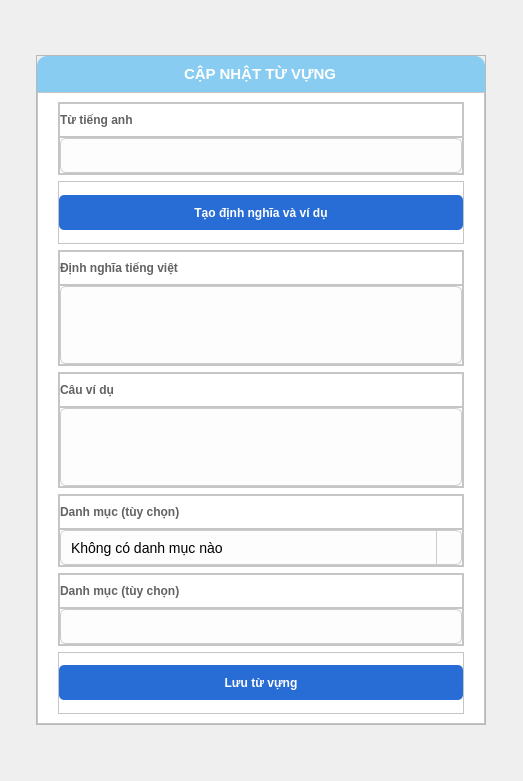
<?xml version="1.0" encoding="UTF-8"?>
<ui version="4.0">
 <class>Dialog</class>
 <widget class="QDialog" name="Dialog">
  <property name="geometry">
   <rect>
    <x>0</x>
    <y>0</y>
    <width>523</width>
    <height>781</height>
   </rect>
  </property>
  <property name="windowTitle">
   <string>Dialog</string>
  </property>
  <layout class="QHBoxLayout" name="horizontalLayout">
   <item>
    <widget class="QFrame" name="MainFrame">
     <property name="minimumSize">
      <size>
       <width>450</width>
       <height>350</height>
      </size>
     </property>
     <property name="maximumSize">
      <size>
       <width>450</width>
       <height>670</height>
      </size>
     </property>
     <property name="frameShape">
      <enum>QFrame::StyledPanel</enum>
     </property>
     <property name="frameShadow">
      <enum>QFrame::Raised</enum>
     </property>
     <layout class="QVBoxLayout" name="verticalLayout">
      <property name="spacing">
       <number>0</number>
      </property>
      <property name="leftMargin">
       <number>0</number>
      </property>
      <property name="topMargin">
       <number>0</number>
      </property>
      <property name="rightMargin">
       <number>0</number>
      </property>
      <property name="bottomMargin">
       <number>0</number>
      </property>
      <item>
       <widget class="QFrame" name="frame_2">
        <property name="font">
         <font>
          <pointsize>13</pointsize>
         </font>
        </property>
        <property name="styleSheet">
         <string notr="true">background-color: #88ccf1;
color:#ffffff;
border-top-right-radius:10px;
border-top-left-radius:10px;</string>
        </property>
        <property name="frameShape">
         <enum>QFrame::StyledPanel</enum>
        </property>
        <property name="frameShadow">
         <enum>QFrame::Raised</enum>
        </property>
        <layout class="QHBoxLayout" name="horizontalLayout_2">
         <item alignment="Qt::AlignHCenter">
          <widget class="QLabel" name="label">
           <property name="font">
            <font>
             <pointsize>11</pointsize>
             <weight>75</weight>
             <bold>true</bold>
            </font>
           </property>
           <property name="text">
            <string>CẬP NHẬT TỪ VỰNG</string>
           </property>
          </widget>
         </item>
        </layout>
       </widget>
      </item>
      <item>
       <widget class="QFrame" name="frame_3">
        <property name="sizePolicy">
         <sizepolicy hsizetype="Preferred" vsizetype="Expanding">
          <horstretch>0</horstretch>
          <verstretch>0</verstretch>
         </sizepolicy>
        </property>
        <property name="styleSheet">
         <string notr="true">
background-color: rgb(255, 255, 255);</string>
        </property>
        <property name="frameShape">
         <enum>QFrame::StyledPanel</enum>
        </property>
        <property name="frameShadow">
         <enum>QFrame::Raised</enum>
        </property>
        <layout class="QVBoxLayout" name="verticalLayout_2">
         <property name="leftMargin">
          <number>20</number>
         </property>
         <property name="rightMargin">
          <number>20</number>
         </property>
         <item>
          <widget class="QFrame" name="frame_4">
           <property name="frameShape">
            <enum>QFrame::StyledPanel</enum>
           </property>
           <property name="frameShadow">
            <enum>QFrame::Raised</enum>
           </property>
           <layout class="QVBoxLayout" name="verticalLayout_3">
            <property name="spacing">
             <number>0</number>
            </property>
            <property name="leftMargin">
             <number>0</number>
            </property>
            <property name="topMargin">
             <number>0</number>
            </property>
            <property name="rightMargin">
             <number>0</number>
            </property>
            <property name="bottomMargin">
             <number>0</number>
            </property>
            <item>
             <widget class="QFrame" name="frame_11">
              <property name="frameShape">
               <enum>QFrame::StyledPanel</enum>
              </property>
              <property name="frameShadow">
               <enum>QFrame::Raised</enum>
              </property>
              <layout class="QHBoxLayout" name="horizontalLayout_3">
               <property name="leftMargin">
                <number>0</number>
               </property>
               <item>
                <widget class="QLabel" name="label_2">
                 <property name="font">
                  <font>
                   <pointsize>9</pointsize>
                   <weight>75</weight>
                   <bold>true</bold>
                  </font>
                 </property>
                 <property name="styleSheet">
                  <string notr="true">color: rgb(98, 98, 98);</string>
                 </property>
                 <property name="text">
                  <string>Từ tiếng anh</string>
                 </property>
                </widget>
               </item>
              </layout>
             </widget>
            </item>
            <item>
             <widget class="QFrame" name="frame_12">
              <property name="frameShape">
               <enum>QFrame::StyledPanel</enum>
              </property>
              <property name="frameShadow">
               <enum>QFrame::Raised</enum>
              </property>
              <layout class="QHBoxLayout" name="horizontalLayout_4">
               <property name="leftMargin">
                <number>0</number>
               </property>
               <property name="topMargin">
                <number>0</number>
               </property>
               <property name="rightMargin">
                <number>0</number>
               </property>
               <property name="bottomMargin">
                <number>0</number>
               </property>
               <item>
                <widget class="QLineEdit" name="vocab">
                 <property name="minimumSize">
                  <size>
                   <width>0</width>
                   <height>35</height>
                  </size>
                 </property>
                 <property name="styleSheet">
                  <string notr="true">QLineEdit {
    border: 1px solid #ccc;      
    border-radius: 6px;           
    padding: 6px 10px;             
    background: #fdfdfd;           
    font-size: 14px;
}

QLineEdit:focus {
    border: 1px solid #888;        
    background: #ffffff;           
}</string>
                 </property>
                </widget>
               </item>
              </layout>
             </widget>
            </item>
           </layout>
          </widget>
         </item>
         <item>
          <widget class="QFrame" name="frame_7">
           <property name="frameShape">
            <enum>QFrame::StyledPanel</enum>
           </property>
           <property name="frameShadow">
            <enum>QFrame::Raised</enum>
           </property>
           <layout class="QHBoxLayout" name="horizontalLayout_13">
            <property name="leftMargin">
             <number>0</number>
            </property>
            <property name="rightMargin">
             <number>0</number>
            </property>
            <item>
             <widget class="QPushButton" name="CreateVocabBtn">
              <property name="minimumSize">
               <size>
                <width>0</width>
                <height>35</height>
               </size>
              </property>
              <property name="font">
               <font>
                <pointsize>9</pointsize>
                <weight>75</weight>
                <bold>true</bold>
               </font>
              </property>
              <property name="cursor">
               <cursorShape>PointingHandCursor</cursorShape>
              </property>
              <property name="styleSheet">
               <string notr="true">#CreateVocabBtn{
	color: rgb(255, 255, 255);
	background-color: rgb(40, 109, 213);
	border-radius:5px;
}
#CreateVocabBtn::hover{
		background-color: rgb(11, 75, 135);
}</string>
              </property>
              <property name="text">
               <string>Tạo định nghĩa và ví dụ</string>
              </property>
             </widget>
            </item>
           </layout>
          </widget>
         </item>
         <item>
          <widget class="QFrame" name="frame_10">
           <property name="frameShape">
            <enum>QFrame::StyledPanel</enum>
           </property>
           <property name="frameShadow">
            <enum>QFrame::Raised</enum>
           </property>
           <layout class="QVBoxLayout" name="verticalLayout_4">
            <property name="spacing">
             <number>0</number>
            </property>
            <property name="leftMargin">
             <number>0</number>
            </property>
            <property name="topMargin">
             <number>0</number>
            </property>
            <property name="rightMargin">
             <number>0</number>
            </property>
            <property name="bottomMargin">
             <number>0</number>
            </property>
            <item>
             <widget class="QFrame" name="frame_14">
              <property name="frameShape">
               <enum>QFrame::StyledPanel</enum>
              </property>
              <property name="frameShadow">
               <enum>QFrame::Raised</enum>
              </property>
              <layout class="QHBoxLayout" name="horizontalLayout_5">
               <property name="leftMargin">
                <number>0</number>
               </property>
               <item>
                <widget class="QLabel" name="label_3">
                 <property name="font">
                  <font>
                   <pointsize>9</pointsize>
                   <weight>75</weight>
                   <bold>true</bold>
                  </font>
                 </property>
                 <property name="styleSheet">
                  <string notr="true">color: rgb(98, 98, 98);</string>
                 </property>
                 <property name="text">
                  <string>Định nghĩa tiếng việt</string>
                 </property>
                </widget>
               </item>
              </layout>
             </widget>
            </item>
            <item alignment="Qt::AlignTop">
             <widget class="QFrame" name="frame_13">
              <property name="frameShape">
               <enum>QFrame::StyledPanel</enum>
              </property>
              <property name="frameShadow">
               <enum>QFrame::Raised</enum>
              </property>
              <layout class="QHBoxLayout" name="horizontalLayout_6">
               <property name="spacing">
                <number>0</number>
               </property>
               <property name="leftMargin">
                <number>0</number>
               </property>
               <property name="topMargin">
                <number>0</number>
               </property>
               <property name="rightMargin">
                <number>0</number>
               </property>
               <property name="bottomMargin">
                <number>0</number>
               </property>
               <item>
                <widget class="QTextEdit" name="Define">
                 <property name="minimumSize">
                  <size>
                   <width>0</width>
                   <height>0</height>
                  </size>
                 </property>
                 <property name="maximumSize">
                  <size>
                   <width>16777215</width>
                   <height>78</height>
                  </size>
                 </property>
                 <property name="styleSheet">
                  <string notr="true">QTextEdit {
    border: 1px solid #ccc;      
    border-radius: 6px;           
    padding: 6px 10px;             
    background: #fdfdfd;           
    font-size: 14px;
}

QTextEdit:focus {
    border: 1px solid #888;        
    background: #ffffff;           
}</string>
                 </property>
                 <property name="readOnly">
                  <bool>true</bool>
                 </property>
                </widget>
               </item>
              </layout>
             </widget>
            </item>
           </layout>
          </widget>
         </item>
         <item>
          <widget class="QFrame" name="frame_5">
           <property name="frameShape">
            <enum>QFrame::StyledPanel</enum>
           </property>
           <property name="frameShadow">
            <enum>QFrame::Raised</enum>
           </property>
           <layout class="QVBoxLayout" name="verticalLayout_5">
            <property name="spacing">
             <number>0</number>
            </property>
            <property name="leftMargin">
             <number>0</number>
            </property>
            <property name="topMargin">
             <number>0</number>
            </property>
            <property name="rightMargin">
             <number>0</number>
            </property>
            <property name="bottomMargin">
             <number>0</number>
            </property>
            <item>
             <widget class="QFrame" name="frame_15">
              <property name="frameShape">
               <enum>QFrame::StyledPanel</enum>
              </property>
              <property name="frameShadow">
               <enum>QFrame::Raised</enum>
              </property>
              <layout class="QHBoxLayout" name="horizontalLayout_8">
               <property name="leftMargin">
                <number>0</number>
               </property>
               <item>
                <widget class="QLabel" name="label_4">
                 <property name="font">
                  <font>
                   <pointsize>9</pointsize>
                   <weight>75</weight>
                   <bold>true</bold>
                  </font>
                 </property>
                 <property name="styleSheet">
                  <string notr="true">color: rgb(98, 98, 98);</string>
                 </property>
                 <property name="text">
                  <string>Câu ví dụ</string>
                 </property>
                </widget>
               </item>
              </layout>
             </widget>
            </item>
            <item alignment="Qt::AlignTop">
             <widget class="QFrame" name="frame_16">
              <property name="frameShape">
               <enum>QFrame::StyledPanel</enum>
              </property>
              <property name="frameShadow">
               <enum>QFrame::Raised</enum>
              </property>
              <layout class="QHBoxLayout" name="horizontalLayout_7">
               <property name="spacing">
                <number>0</number>
               </property>
               <property name="leftMargin">
                <number>0</number>
               </property>
               <property name="topMargin">
                <number>0</number>
               </property>
               <property name="rightMargin">
                <number>0</number>
               </property>
               <property name="bottomMargin">
                <number>0</number>
               </property>
               <item>
                <widget class="QTextEdit" name="Example">
                 <property name="maximumSize">
                  <size>
                   <width>16777215</width>
                   <height>78</height>
                  </size>
                 </property>
                 <property name="styleSheet">
                  <string notr="true">QTextEdit {
    border: 1px solid #ccc;      
    border-radius: 6px;           
    padding: 6px 10px;             
    background: #fdfdfd;           
    font-size: 14px;
}

QTextEdit:focus {
    border: 1px solid #888;        
    background: #ffffff;           
}</string>
                 </property>
                 <property name="readOnly">
                  <bool>true</bool>
                 </property>
                </widget>
               </item>
              </layout>
             </widget>
            </item>
           </layout>
          </widget>
         </item>
         <item>
          <widget class="QFrame" name="frame_6">
           <property name="frameShape">
            <enum>QFrame::StyledPanel</enum>
           </property>
           <property name="frameShadow">
            <enum>QFrame::Raised</enum>
           </property>
           <layout class="QVBoxLayout" name="verticalLayout_6">
            <property name="spacing">
             <number>0</number>
            </property>
            <property name="leftMargin">
             <number>0</number>
            </property>
            <property name="topMargin">
             <number>0</number>
            </property>
            <property name="rightMargin">
             <number>0</number>
            </property>
            <property name="bottomMargin">
             <number>0</number>
            </property>
            <item>
             <widget class="QFrame" name="frame_18">
              <property name="frameShape">
               <enum>QFrame::StyledPanel</enum>
              </property>
              <property name="frameShadow">
               <enum>QFrame::Raised</enum>
              </property>
              <layout class="QHBoxLayout" name="horizontalLayout_9">
               <property name="leftMargin">
                <number>0</number>
               </property>
               <item>
                <widget class="QLabel" name="label_5">
                 <property name="font">
                  <font>
                   <pointsize>9</pointsize>
                   <weight>75</weight>
                   <bold>true</bold>
                  </font>
                 </property>
                 <property name="styleSheet">
                  <string notr="true">color: rgb(98, 98, 98);</string>
                 </property>
                 <property name="text">
                  <string>Danh mục (tùy chọn)</string>
                 </property>
                </widget>
               </item>
              </layout>
             </widget>
            </item>
            <item>
             <widget class="QFrame" name="frame_17">
              <property name="frameShape">
               <enum>QFrame::StyledPanel</enum>
              </property>
              <property name="frameShadow">
               <enum>QFrame::Raised</enum>
              </property>
              <layout class="QHBoxLayout" name="horizontalLayout_10">
               <property name="spacing">
                <number>0</number>
               </property>
               <property name="leftMargin">
                <number>0</number>
               </property>
               <property name="topMargin">
                <number>0</number>
               </property>
               <property name="rightMargin">
                <number>0</number>
               </property>
               <property name="bottomMargin">
                <number>0</number>
               </property>
               <item>
                <widget class="QComboBox" name="Topic_opt">
                 <property name="minimumSize">
                  <size>
                   <width>0</width>
                   <height>35</height>
                  </size>
                 </property>
                 <property name="font">
                  <font>
                   <pointsize>-1</pointsize>
                  </font>
                 </property>
                 <property name="styleSheet">
                  <string notr="true">QComboBox {
    border: 1px solid #ccc;      
    border-radius: 6px;           
    padding: 6px 10px;             
    background: #fdfdfd;           
    font-size: 14px;
}

QComboBox:focus {
    border: 1px solid #888;        
    background: #ffffff;           
}
QComboBox::drop-down {
    subcontrol-origin: padding;
    subcontrol-position: top right;
    width: 24px;
    border-left: 1px solid #ccc;
}
QComboBox::down-arrow {
	image: url(:/icon/UI/icons/chevron-down.svg);
    width: 12px;
    height: 12px;
}

QComboBox::down-arrow:on { 
   
	image: url(:/icon/UI/icons/chevron-up.svg);
}</string>
                 </property>
                 <item>
                  <property name="text">
                   <string>Không có danh mục nào</string>
                  </property>
                 </item>
                 <item>
                  <property name="text">
                   <string>+ Thêm danh mục mới</string>
                  </property>
                 </item>
                </widget>
               </item>
              </layout>
             </widget>
            </item>
           </layout>
          </widget>
         </item>
         <item>
          <widget class="QFrame" name="frame_9">
           <property name="frameShape">
            <enum>QFrame::StyledPanel</enum>
           </property>
           <property name="frameShadow">
            <enum>QFrame::Raised</enum>
           </property>
           <layout class="QVBoxLayout" name="verticalLayout_7">
            <property name="spacing">
             <number>0</number>
            </property>
            <property name="leftMargin">
             <number>0</number>
            </property>
            <property name="topMargin">
             <number>0</number>
            </property>
            <property name="rightMargin">
             <number>0</number>
            </property>
            <property name="bottomMargin">
             <number>0</number>
            </property>
            <item>
             <widget class="QFrame" name="frame_20">
              <property name="frameShape">
               <enum>QFrame::StyledPanel</enum>
              </property>
              <property name="frameShadow">
               <enum>QFrame::Raised</enum>
              </property>
              <layout class="QHBoxLayout" name="horizontalLayout_11">
               <property name="leftMargin">
                <number>0</number>
               </property>
               <item>
                <widget class="QLabel" name="label_6">
                 <property name="font">
                  <font>
                   <pointsize>9</pointsize>
                   <weight>75</weight>
                   <bold>true</bold>
                  </font>
                 </property>
                 <property name="styleSheet">
                  <string notr="true">color: rgb(98, 98, 98);</string>
                 </property>
                 <property name="text">
                  <string>Danh mục (tùy chọn)</string>
                 </property>
                </widget>
               </item>
              </layout>
             </widget>
            </item>
            <item>
             <widget class="QFrame" name="frame_19">
              <property name="frameShape">
               <enum>QFrame::StyledPanel</enum>
              </property>
              <property name="frameShadow">
               <enum>QFrame::Raised</enum>
              </property>
              <layout class="QHBoxLayout" name="horizontalLayout_12">
               <property name="spacing">
                <number>0</number>
               </property>
               <property name="leftMargin">
                <number>0</number>
               </property>
               <property name="topMargin">
                <number>0</number>
               </property>
               <property name="rightMargin">
                <number>0</number>
               </property>
               <property name="bottomMargin">
                <number>0</number>
               </property>
               <item>
                <widget class="QLineEdit" name="topic_input">
                 <property name="minimumSize">
                  <size>
                   <width>0</width>
                   <height>35</height>
                  </size>
                 </property>
                 <property name="styleSheet">
                  <string notr="true">QLineEdit {
    border: 1px solid #ccc;      
    border-radius: 6px;           
    padding: 6px 10px;             
    background: #fdfdfd;           
    font-size: 14px;
}

QLineEdit:focus {
    border: 1px solid #888;        
    background: #ffffff;           
}</string>
                 </property>
                </widget>
               </item>
              </layout>
             </widget>
            </item>
           </layout>
          </widget>
         </item>
         <item>
          <widget class="QFrame" name="frame_8">
           <property name="frameShape">
            <enum>QFrame::StyledPanel</enum>
           </property>
           <property name="frameShadow">
            <enum>QFrame::Raised</enum>
           </property>
           <layout class="QHBoxLayout" name="horizontalLayout_14">
            <property name="leftMargin">
             <number>0</number>
            </property>
            <property name="rightMargin">
             <number>0</number>
            </property>
            <item>
             <widget class="QPushButton" name="SaveVocabBtn">
              <property name="minimumSize">
               <size>
                <width>0</width>
                <height>35</height>
               </size>
              </property>
              <property name="font">
               <font>
                <pointsize>9</pointsize>
                <weight>75</weight>
                <bold>true</bold>
               </font>
              </property>
              <property name="cursor">
               <cursorShape>PointingHandCursor</cursorShape>
              </property>
              <property name="styleSheet">
               <string notr="true">#SaveVocabBtn{
	color: rgb(255, 255, 255);
	background-color: rgb(40, 109, 213);
	border-radius:5px;
}
#SaveVocabBtn::hover{
		background-color: rgb(11, 75, 135);
}</string>
              </property>
              <property name="text">
               <string>Lưu từ vựng</string>
              </property>
             </widget>
            </item>
           </layout>
          </widget>
         </item>
        </layout>
       </widget>
      </item>
     </layout>
    </widget>
   </item>
  </layout>
 </widget>
 <resources/>
 <connections/>
</ui>
